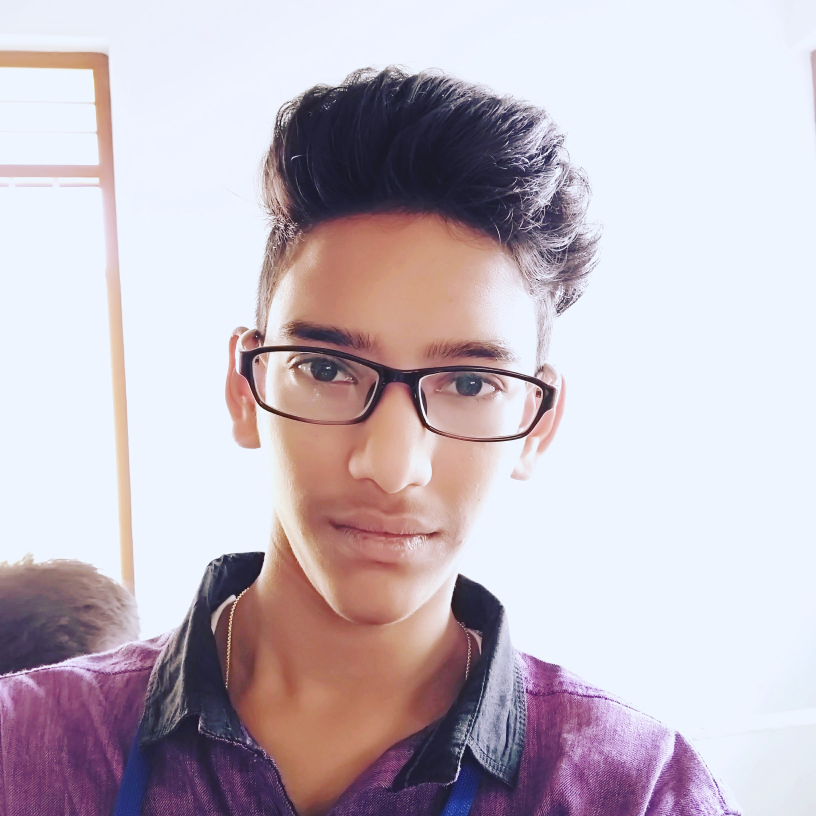
#> input picture images/Harry.jpg, 2448 x 2448 px, found by its file name (shown at 1/3 size)
$ python getcolors.py
#> lines starting #> are read from the running program, lines starting #| are printed output that depends on the picture
from PIL import Image, ImageDraw
import PIL
def get_colors(infile, outfile, numcolors=10, swatchsize=20, resize=150):

#> called with infile = 'Harry.jpg', outfile = 'outfile.png', numcolors = 10, swatchsize = 20, resize = 150
    image = PIL.Image.open(infile)
#> image is the input picture: PIL image 2448x2448 RGB; mean R, G, B 196.3, 185.6, 195.3
    image = Image.Image.resize(image,(resize, resize),resample=0)
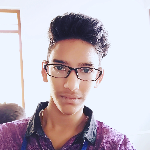
#> image: PIL image 150x150 RGB; mean R, G, B 196.4, 185.7, 195.4
    result = Image.Image.convert(image,'P', palette=PIL.Image.ADAPTIVE, colors=numcolors)
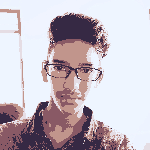
#> result: PIL image 150x150 P; mean R, G, B 196.4, 186.7, 196.5
    result.putalpha(0)
#> result: PIL image 150x150 PA
    colors = result.getcolors(resize*resize)
#> colors = [(2853, (9, 0)), (2635, (8, 0)), (2944, (7, 0)), (1386, (6, 0)), (1487, (5, 0)), (1134, (4, 0)), (277, (3, 0)), (9596, (2, 0)), (74, (1, 0)), (114, (0, 0))]

    # Save colors to file

    pal = PIL.Image.new('RGB', (swatchsize*numcolors, swatchsize))
#> pal: PIL image 200x20 RGB; every value is 0
    draw = ImageDraw.Draw(pal)

    posx = 0
    for count, col in colors:
        draw.rectangle([posx, 0, posx+swatchsize, swatchsize], fill=col)
        posx = posx + swatchsize
#> this loop made 1 pass
#> (count, col) on pass 1: (2853, (9, 0))
#> after the loop, posx = 0


    del draw
    pal.save(outfile, "PNG")

if __name__ == '__main__':
#> (the run stopped early here; a loop or call above may not have finished)

$ run again, with images/Chris.jpg copied over images/Harry.jpg
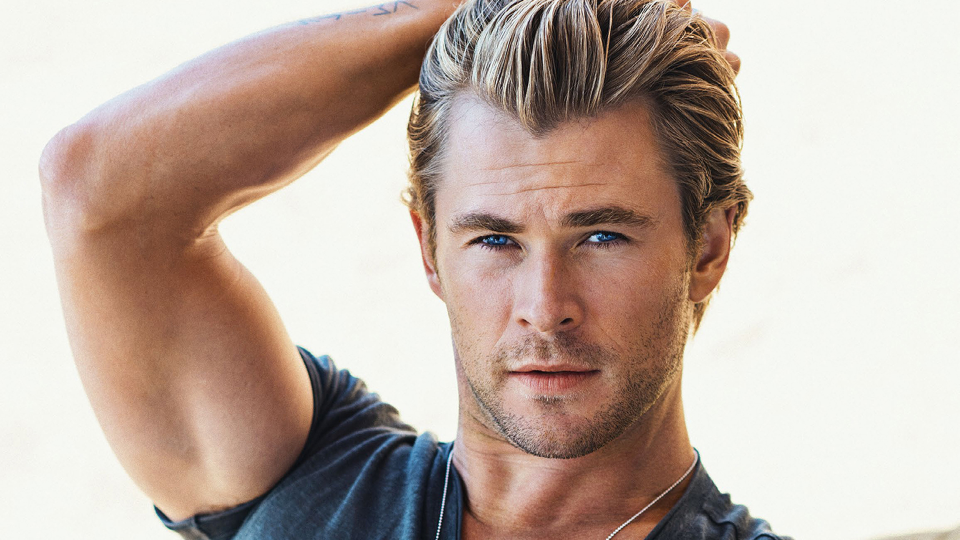
#> input picture images/Chris.jpg, 1920 x 1080 px, found by its file name (shown at 1/2 size)
#> in get_colors, image is the input picture: PIL image 1920x1080 RGB; mean R, G, B 191.7, 174.4, 164.1
#> in get_colors, `image = Image.Image.resize(image,(resize, resize),resample=0)`:
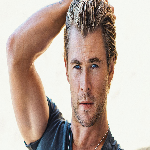
#> image: PIL image 150x150 RGB; mean R, G, B 191.6, 174.3, 163.9
#> in get_colors, `result = Image.Image.convert(image,'P', palette=PIL.Image.ADAPTIVE, co..`:
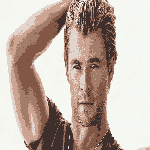
#> result: PIL image 150x150 P; mean R, G, B 192.6, 175.2, 165.1
#> colors = [(2444, (9, 0)), (3249, (8, 0)), (2755, (7, 0)), (2619, (6, 0)), (1515, (5, 0)), (1842, (4, 0)), (2074, (3, 0)), (2408, (2, 0)), (2942, (1, 0)), (652, (0, 0))]
#> pal: PIL image 200x20 RGB; every value is 0
#> the loop in get_colors, `for count, col in colors:` made 1 pass
#> (count, col) on pass 1: (2444, (9, 0))
#> after the loop in get_colors, `for count, col in colors:`: posx = 0
